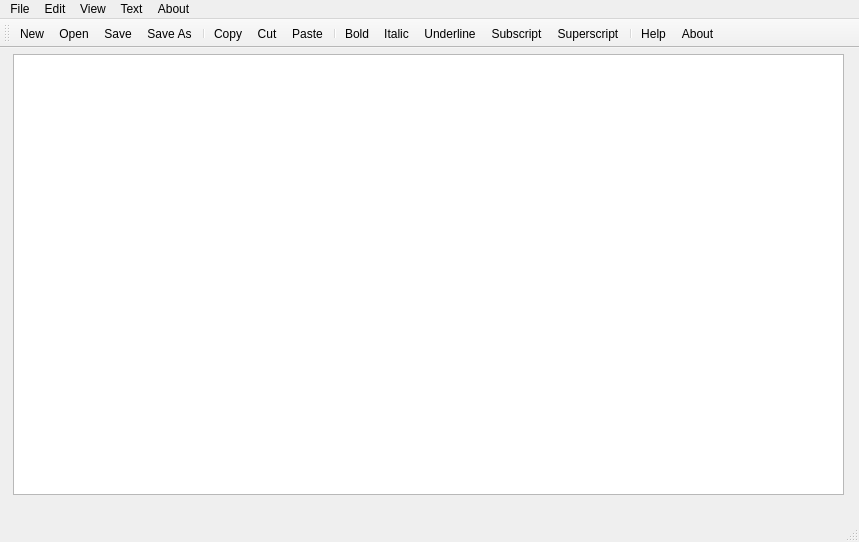
<?xml version="1.0" encoding="UTF-8"?>
<ui version="4.0">
 <class>MainWindow</class>
 <widget class="QMainWindow" name="MainWindow">
  <property name="geometry">
   <rect>
    <x>0</x>
    <y>0</y>
    <width>859</width>
    <height>542</height>
   </rect>
  </property>
  <property name="windowTitle">
   <string>MainWindow</string>
  </property>
  <widget class="QWidget" name="centralWidget">
   <widget class="QTextEdit" name="textEdit">
    <property name="geometry">
     <rect>
      <x>13</x>
      <y>6</y>
      <width>831</width>
      <height>441</height>
     </rect>
    </property>
    <property name="font">
     <font>
      <pointsize>15</pointsize>
     </font>
    </property>
   </widget>
  </widget>
  <widget class="QMenuBar" name="menuBar">
   <property name="geometry">
    <rect>
     <x>0</x>
     <y>0</y>
     <width>859</width>
     <height>26</height>
    </rect>
   </property>
   <widget class="QMenu" name="menuFile">
    <property name="title">
     <string>File</string>
    </property>
    <addaction name="actionNew"/>
    <addaction name="actionOpen"/>
    <addaction name="separator"/>
    <addaction name="actionSave"/>
    <addaction name="actionSave_As"/>
    <addaction name="separator"/>
    <addaction name="actionExit"/>
   </widget>
   <widget class="QMenu" name="menuEdit">
    <property name="title">
     <string>Edit</string>
    </property>
    <addaction name="actionCopy"/>
    <addaction name="actionCut"/>
    <addaction name="actionPaste"/>
    <addaction name="separator"/>
    <addaction name="actionFind"/>
    <addaction name="actionReplace"/>
    <addaction name="separator"/>
    <addaction name="actionSelect_All"/>
   </widget>
   <widget class="QMenu" name="menuView">
    <property name="title">
     <string>View</string>
    </property>
    <addaction name="actionZoom_in"/>
    <addaction name="actionZoom_out"/>
   </widget>
   <widget class="QMenu" name="menuText">
    <property name="title">
     <string>Text</string>
    </property>
    <addaction name="actionBold"/>
    <addaction name="actionItalic"/>
    <addaction name="actionUnderline"/>
    <addaction name="separator"/>
    <addaction name="actionSubscript"/>
    <addaction name="actionSuperscript"/>
   </widget>
   <widget class="QMenu" name="menuAbout">
    <property name="title">
     <string>About</string>
    </property>
    <addaction name="actionHelp"/>
    <addaction name="actionAbout"/>
   </widget>
   <addaction name="menuFile"/>
   <addaction name="menuEdit"/>
   <addaction name="menuView"/>
   <addaction name="menuText"/>
   <addaction name="menuAbout"/>
  </widget>
  <widget class="QStatusBar" name="statusBar"/>
  <widget class="QToolBar" name="mainToolBar">
   <attribute name="toolBarArea">
    <enum>TopToolBarArea</enum>
   </attribute>
   <attribute name="toolBarBreak">
    <bool>true</bool>
   </attribute>
   <addaction name="actionNew"/>
   <addaction name="actionOpen"/>
   <addaction name="actionSave"/>
   <addaction name="actionSave_As"/>
   <addaction name="separator"/>
   <addaction name="actionCopy"/>
   <addaction name="actionCut"/>
   <addaction name="actionPaste"/>
   <addaction name="separator"/>
   <addaction name="actionBold"/>
   <addaction name="actionItalic"/>
   <addaction name="actionUnderline"/>
   <addaction name="actionSubscript"/>
   <addaction name="actionSuperscript"/>
   <addaction name="separator"/>
   <addaction name="actionHelp"/>
   <addaction name="actionAbout"/>
  </widget>
  <action name="actionNew">
   <property name="checkable">
    <bool>false</bool>
   </property>
   <property name="icon">
    <iconset resource="resources.qrc">
     <normaloff>:/files/images/file.png</normaloff>:/files/images/file.png</iconset>
   </property>
   <property name="text">
    <string>New</string>
   </property>
  </action>
  <action name="actionOpen">
   <property name="icon">
    <iconset resource="resources.qrc">
     <normaloff>:/files/images/open.png</normaloff>:/files/images/open.png</iconset>
   </property>
   <property name="text">
    <string>Open</string>
   </property>
  </action>
  <action name="actionSave">
   <property name="icon">
    <iconset resource="resources.qrc">
     <normaloff>:/files/images/save.png</normaloff>:/files/images/save.png</iconset>
   </property>
   <property name="text">
    <string>Save</string>
   </property>
  </action>
  <action name="actionSave_As">
   <property name="icon">
    <iconset resource="resources.qrc">
     <normaloff>:/files/images/save_as.png</normaloff>:/files/images/save_as.png</iconset>
   </property>
   <property name="text">
    <string>Save As</string>
   </property>
  </action>
  <action name="actionExit">
   <property name="icon">
    <iconset resource="resources.qrc">
     <normaloff>:/files/images/exit.png</normaloff>:/files/images/exit.png</iconset>
   </property>
   <property name="text">
    <string>Exit</string>
   </property>
  </action>
  <action name="actionCopy">
   <property name="icon">
    <iconset resource="resources.qrc">
     <normaloff>:/files/images/copy.png</normaloff>:/files/images/copy.png</iconset>
   </property>
   <property name="text">
    <string>Copy</string>
   </property>
  </action>
  <action name="actionPaste">
   <property name="icon">
    <iconset resource="resources.qrc">
     <normaloff>:/files/images/paste.png</normaloff>:/files/images/paste.png</iconset>
   </property>
   <property name="text">
    <string>Paste</string>
   </property>
  </action>
  <action name="actionCut">
   <property name="icon">
    <iconset resource="resources.qrc">
     <normaloff>:/files/images/cut.png</normaloff>:/files/images/cut.png</iconset>
   </property>
   <property name="text">
    <string>Cut</string>
   </property>
  </action>
  <action name="actionFind">
   <property name="icon">
    <iconset resource="resources.qrc">
     <normaloff>:/files/images/find.png</normaloff>:/files/images/find.png</iconset>
   </property>
   <property name="text">
    <string>Find</string>
   </property>
  </action>
  <action name="actionReplace">
   <property name="icon">
    <iconset resource="resources.qrc">
     <normaloff>:/files/images/replace.png</normaloff>:/files/images/replace.png</iconset>
   </property>
   <property name="text">
    <string>Replace</string>
   </property>
  </action>
  <action name="actionSelect">
   <property name="icon">
    <iconset resource="resources.qrc">
     <normaloff>:/files/images/select.png</normaloff>:/files/images/select.png</iconset>
   </property>
   <property name="text">
    <string>Select</string>
   </property>
  </action>
  <action name="actionSelect_All">
   <property name="icon">
    <iconset resource="resources.qrc">
     <normaloff>:/files/images/select_all.png</normaloff>:/files/images/select_all.png</iconset>
   </property>
   <property name="text">
    <string>Select All</string>
   </property>
  </action>
  <action name="actionZoom_in">
   <property name="icon">
    <iconset resource="resources.qrc">
     <normaloff>:/files/images/zoomin.png</normaloff>:/files/images/zoomin.png</iconset>
   </property>
   <property name="text">
    <string>Zoom in</string>
   </property>
  </action>
  <action name="actionZoom_out">
   <property name="icon">
    <iconset resource="resources.qrc">
     <normaloff>:/files/images/zoomout.png</normaloff>:/files/images/zoomout.png</iconset>
   </property>
   <property name="text">
    <string>Zoom out</string>
   </property>
  </action>
  <action name="actionBold">
   <property name="checkable">
    <bool>true</bool>
   </property>
   <property name="icon">
    <iconset resource="resources.qrc">
     <normaloff>:/files/images/bold.png</normaloff>:/files/images/bold.png</iconset>
   </property>
   <property name="text">
    <string>Bold</string>
   </property>
  </action>
  <action name="actionItalic">
   <property name="checkable">
    <bool>true</bool>
   </property>
   <property name="icon">
    <iconset resource="resources.qrc">
     <normaloff>:/files/images/italic.png</normaloff>:/files/images/italic.png</iconset>
   </property>
   <property name="text">
    <string>Italic</string>
   </property>
  </action>
  <action name="actionUnderline">
   <property name="checkable">
    <bool>true</bool>
   </property>
   <property name="icon">
    <iconset resource="resources.qrc">
     <normaloff>:/files/images/underline.png</normaloff>:/files/images/underline.png</iconset>
   </property>
   <property name="text">
    <string>Underline</string>
   </property>
  </action>
  <action name="actionSubscript">
   <property name="checkable">
    <bool>true</bool>
   </property>
   <property name="icon">
    <iconset resource="resources.qrc">
     <normaloff>:/files/images/subscript.png</normaloff>:/files/images/subscript.png</iconset>
   </property>
   <property name="text">
    <string>Subscript</string>
   </property>
  </action>
  <action name="actionSuperscript">
   <property name="checkable">
    <bool>true</bool>
   </property>
   <property name="icon">
    <iconset resource="resources.qrc">
     <normaloff>:/files/images/superscript.png</normaloff>:/files/images/superscript.png</iconset>
   </property>
   <property name="text">
    <string>Superscript</string>
   </property>
  </action>
  <action name="actionHelp">
   <property name="icon">
    <iconset resource="resources.qrc">
     <normaloff>:/files/images/help.png</normaloff>:/files/images/help.png</iconset>
   </property>
   <property name="text">
    <string>Help</string>
   </property>
  </action>
  <action name="actionAbout">
   <property name="icon">
    <iconset resource="resources.qrc">
     <normaloff>:/files/images/about.png</normaloff>:/files/images/about.png</iconset>
   </property>
   <property name="text">
    <string>About</string>
   </property>
  </action>
 </widget>
 <layoutdefault spacing="6" margin="11"/>
 <resources>
  <include location="resources.qrc"/>
 </resources>
 <connections/>
</ui>
